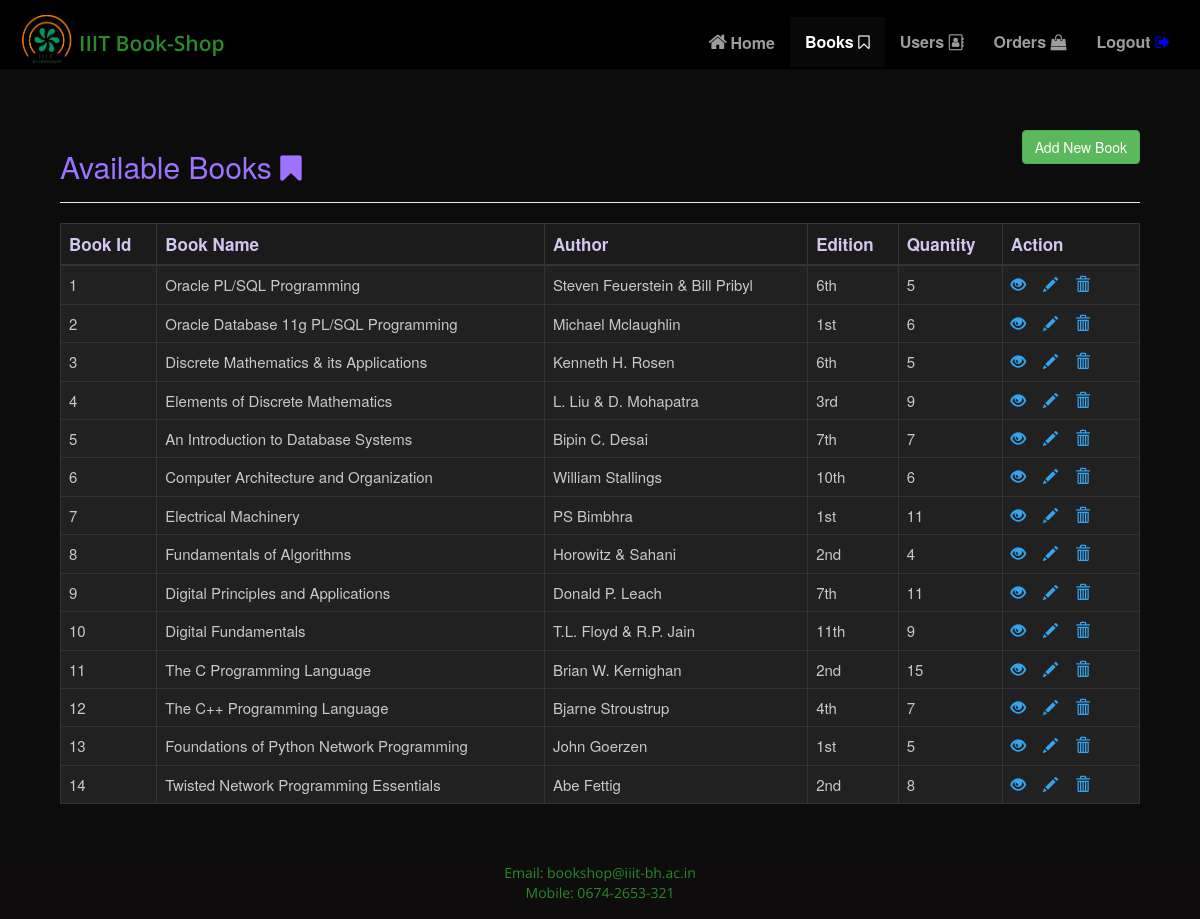
The page /Admin/Book-Details.php on the database its author committed.
### tables this page shows
CREATE TABLE IF NOT EXISTS `books` (
    bookid INT NOT NULL PRIMARY KEY AUTO_INCREMENT,
    name VARCHAR(250) NOT NULL,
    author VARCHAR(250) NOT NULL,
    edition VARCHAR(250) NOT NULL,
    status VARCHAR(250) NOT NULL,
    image text NOT NULL,
    price INT(250) NOT NULL,
    quantity INT(250) NOT NULL
);

### Admin/Book-Details.php (the view, shortened to what this page needs)
<!DOCTYPE html>
<html>
<head>
    <link rel="stylesheet" href="https://maxcdn.bootstrapcdn.com/bootstrap/3.3.7/css/bootstrap.min.css"/>
    <link rel="stylesheet" href="CSS/navbar.css"/>
</head>
<body class="book-details"  style="background-color:rgb(12, 12, 12);">
    <nav class="navbar-sticky navbar navbar-inverse navbar-static-top navigation">
        <div class="container">
            <div class="navbar-header">
                <a class="navbar-brand" href="#">
                    <img style="width: 64px" src="Images/iiit-logo.png"alt="iiit logo"/>
                    <span class="iiitbookstore" style="font-family: 'Open Sans', sans-serif; font-weight:600; font-size: 21px;">IIIT Book-Shop</span>
                </a>
            </div>
            <div id="navbar6" class="navbar-collapse collapse">
            <ul class="nav navbar-nav navbar-right">
                <li><a href="Admin-AHome.php"><i class="fa fa-home fa-fw" style="font-size: 20px;" aria-hidden="true"></i>Home</a></li>
                <li class="active"><a href="Book-Details.php">Books <i class="fa fa-bookmark-o" aria-hidden="true"></i> </a></li>
                <li><a href="User-Details.php">Users <i class="fa fa-address-book-o" aria-hidden="true"></i> </a> </li>
                <li><a href="Orders.php">Orders <i class="fa fa-shopping-bag" aria-hidden="true"></i> </a> </li>
                <li><a class="logout" href="Admin-Logout.php">Logout <i class="fa fa-sign-out" style="color: blue" aria-hidden="true"></i> </a> </li>
            </ul>
        </div>
      </div>
    </nav>
    <div class="wrapper" style="margin: 0px 45px 30px 45px;">
        <div class="container-fluid">
            <div class="row">
                <div class="col-md-12">
                    <div class="page-header clearfix">
                        <h2 class="pull-left" style='color:rgb(157, 115, 255);'>Available Books <i class="fa fa-bookmark" aria-hidden="true"></i></h2>
                        <a href="AddBooks.php" class="btn btn-success pull-right">Add New Book</a>
                    </div>
                    <?php
                    require_once "../connectserver.php";
                    $sql = "SELECT * FROM books";
                    if($result = mysqli_query($link, $sql)){
                        if(mysqli_num_rows($result) > 0){
                            echo "<table class='table table-bordered table-hover'>";
                                echo "<thead style='font-size: 17px;'>";
                                    echo "<tr>";
                                        echo "<th style='border-color:rgb(53, 51, 51);'>Book Id</th>";
                                        echo "<th style='border-color:rgb(53, 51, 51);'>Book Name</th>";
                                        echo "<th style='border-color:rgb(53, 51, 51);'>Author</th>";
                                        echo "<th style='border-color:rgb(53, 51, 51);'>Edition</th>";
                                        echo "<th style='border-color:rgb(53, 51, 51);'>Quantity</th>";
                                        echo "<th style='border-color:rgb(53, 51, 51);'>Action</th>";
                                    echo "</tr>";
                                echo "</thead>";
                                echo "<tbody>";
                                while($row = mysqli_fetch_array($result)){
                                    echo "<tr>";
                                        echo "<td style='border-color:rgb(53, 51, 51);'>" . $row['bookid'] . "</td>";
                                        echo "<td style='border-color:rgb(53, 51, 51);'>" . $row['name'] . "</td>";
                                        echo "<td style='border-color:rgb(53, 51, 51);'>" . $row['author'] . "</td>";
                                        echo "<td style='border-color:rgb(53, 51, 51);'>" . $row['edition'] . "</td>";
                                        echo "<td style='border-color:rgb(53, 51, 51);'>" . $row['quantity'] . "</td>";
                                        echo "<td style='border-color:rgb(53, 51, 51);'>";
                                            echo "<a style='margin-right: 17px; color:rgb(50, 165, 241);' href='ViewBook.php?bookid=". $row['bookid'] ."' title='Book Details' data-toggle='tooltip'><span class='glyphicon glyphicon-eye-open'></span></a>";
                                            echo "<a style='margin-right: 17px; color:rgb(50, 165, 241);' href='UpdateBook.php?bookid=". $row['bookid'] ."' title='Update Book' data-toggle='tooltip'><span class='glyphicon glyphicon-pencil'></span></a>";
                                            echo "<a style='margin-right: 17px; color:rgb(50, 165, 241);' href='DeleteBook.php?bookid=". $row['bookid'] ."' title='Delete Book' data-toggle='tooltip'><span class='glyphicon glyphicon-trash'></span></a>";
                                        echo "</td>";
                                    echo "</tr>";
                                }
                                echo "</tbody>";
                            echo "</table>";
                        } else{
                            echo "<p class='lead'><em>No records were found.</em></p>";
                        }
                    } else{
                        echo "ERROR: Could not able to execute $sql. " . mysqli_error($link);
                    }
                    ?>
                </div>
            </div>
        </div>
    </div>
    <footer id="footer" class="footer">
      <p class="text-center">
        Email: bookshop@iiit-bh.ac.in
        <br />Mobile: 0674-2653-321
      </p>
    </footer>
</body>
</html>

### Admin/CSS/navbar.css (style rules this page uses)
.navbar-brand { padding: 0px; }
.navigation { height: 70px; background-color: black; }
.navigation .navbar-brand { display: flex; align-items: center; color: rgb(41, 139, 41); margin-top: 15px; }
.navigation .navbar-brand > img { padding: 8px 0px; height: 67px; }
.navbar-nav a { margin-top: 17px; font-weight: bold; font-size: 16px; color: rgb(160, 159, 158); }
.navigation .navbar-brand .iiitbookstore { margin-top: 5px; font-family: 'Open Sans', sans-serif; font-weight:600; font-size: 21px; }
.footer { right: 0; bottom: 0; left: 0; height: 65px; padding-top: 9px; background-color: #0e0c0c; color: rgb(41, 139, 41); text-align: center; font-family: 'Open Sans'; }

### Admin/Book-Details.php (style rules this page uses)
.wrapper table { background-color:#222121; border-color:rgb(53, 51, 51); font-size: 15px; }
.wrapper table thead tr { color:rgb(211, 198, 241); background-color:#1b1b1b; }
.wrapper table tbody tr { color:rgb(202, 199, 199); border-color:rgb(53, 51, 51); }

### rows shown on the page
books: bookid "1", name "Oracle PL/SQL Programming", author "Steven Feuerstein & Bill Pribyl", edition "6th", quantity "5"
books: bookid "2", name "Oracle Database 11g PL/SQL Programming", author "Michael Mclaughlin", edition "1st", quantity "6"
books: bookid "3", name "Discrete Mathematics & its Applications", author "Kenneth H. Rosen", edition "6th", quantity "5"
books: bookid "4", name "Elements of Discrete Mathematics", author "L. Liu & D. Mohapatra", edition "3rd", quantity "9"
books: bookid "5", name "An Introduction to Database Systems", author "Bipin C. Desai", edition "7th", quantity "7"
books: bookid "6", name "Computer Architecture and Organization", author "William Stallings", edition "10th", quantity "6"
books: bookid "7", name "Electrical Machinery", author "PS Bimbhra", edition "1st", quantity "11"
books: bookid "8", name "Fundamentals of Algorithms", author "Horowitz & Sahani", edition "2nd", quantity "4"
books: bookid "9", name "Digital Principles and Applications", author "Donald P. Leach", edition "7th", quantity "11"
books: bookid "10", name "Digital Fundamentals", author "T.L. Floyd & R.P. Jain", edition "11th", quantity "9"
books: bookid "11", name "The C Programming Language", author "Brian W. Kernighan", edition "2nd", quantity "15"
books: bookid "12", name "The C++ Programming Language", author "Bjarne Stroustrup", edition "4th", quantity "7"
books: bookid "13", name "Foundations of Python Network Programming", author "John Goerzen", edition "1st", quantity "5"
books: bookid "14", name "Twisted Network Programming Essentials", author "Abe Fettig", edition "2nd", quantity "8"
